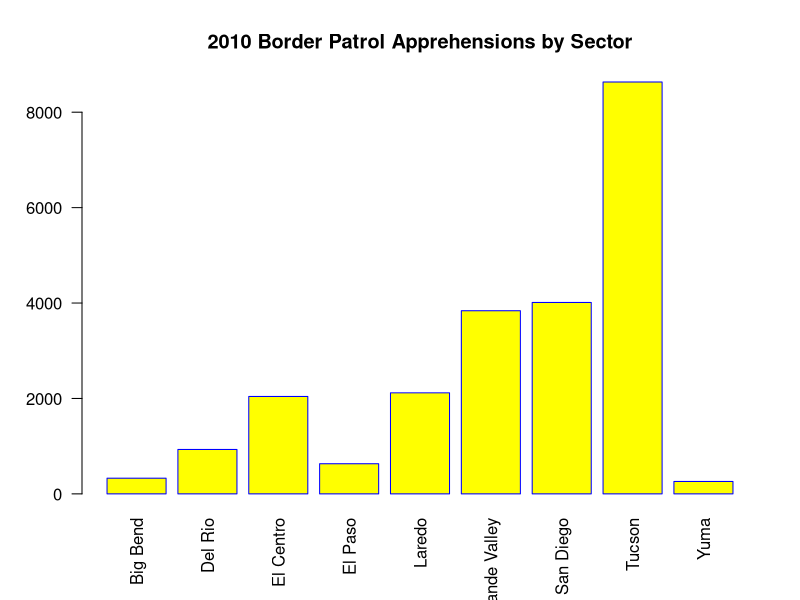
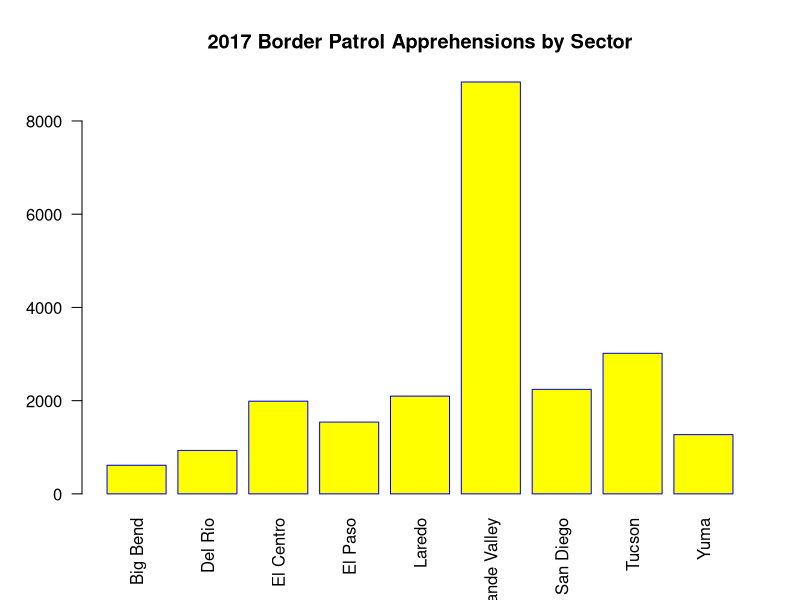
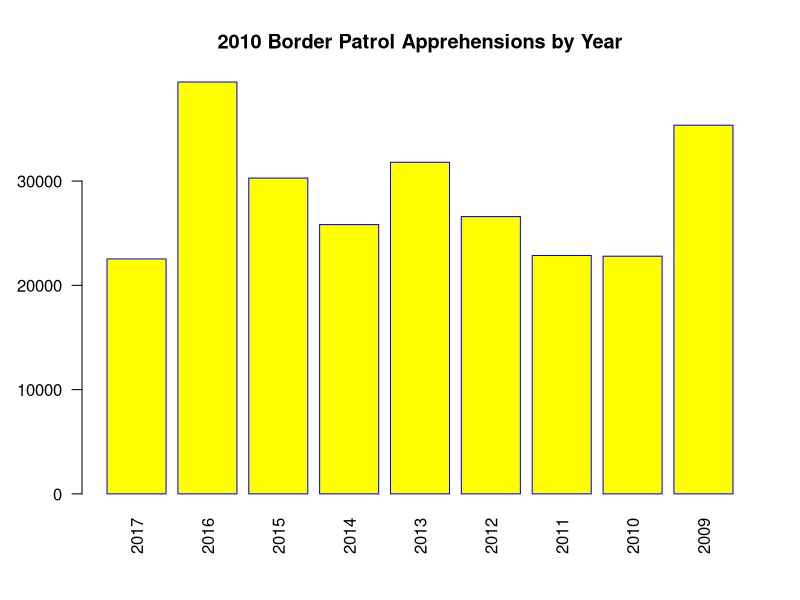
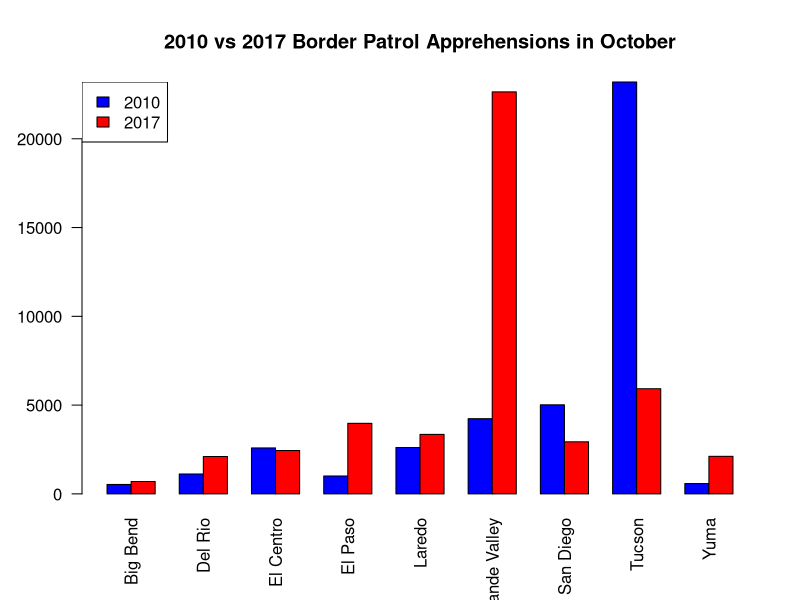
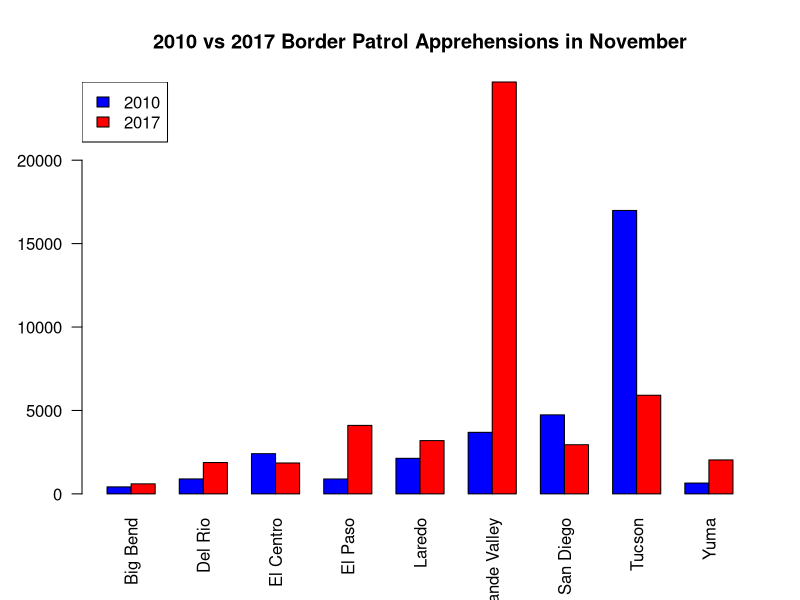
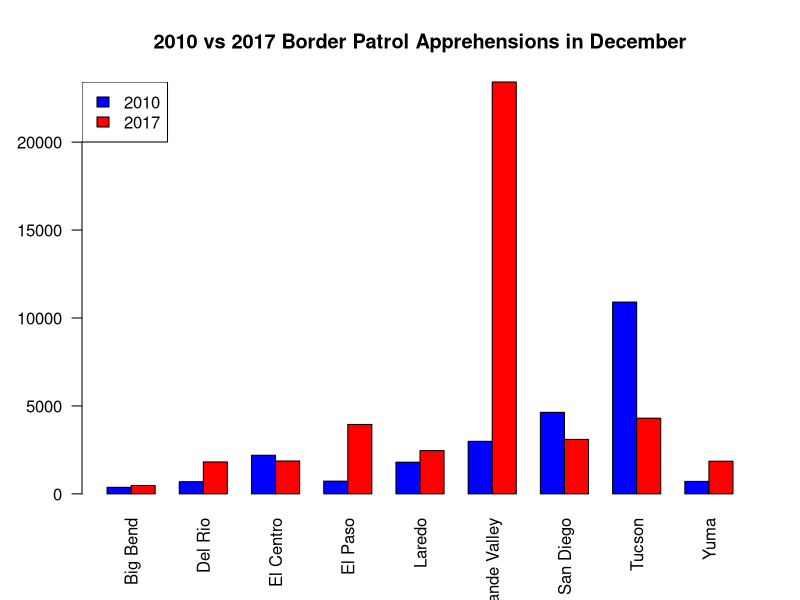
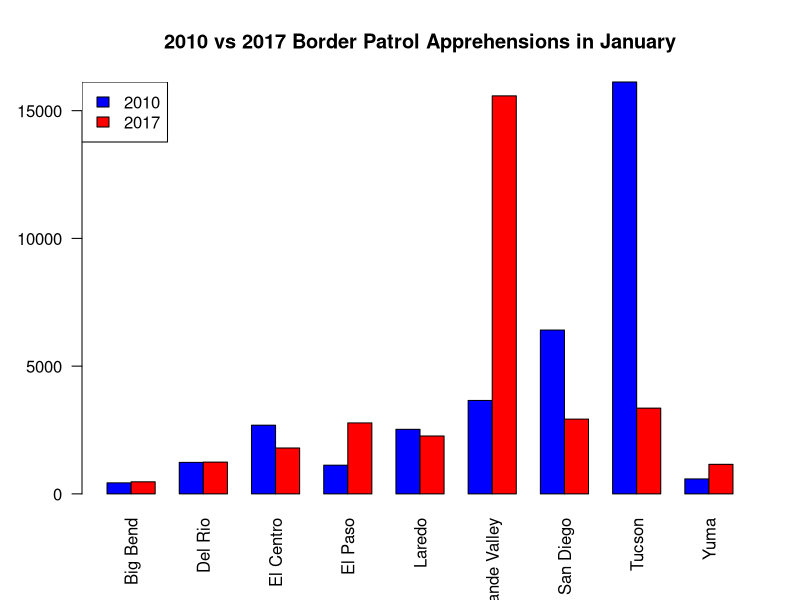
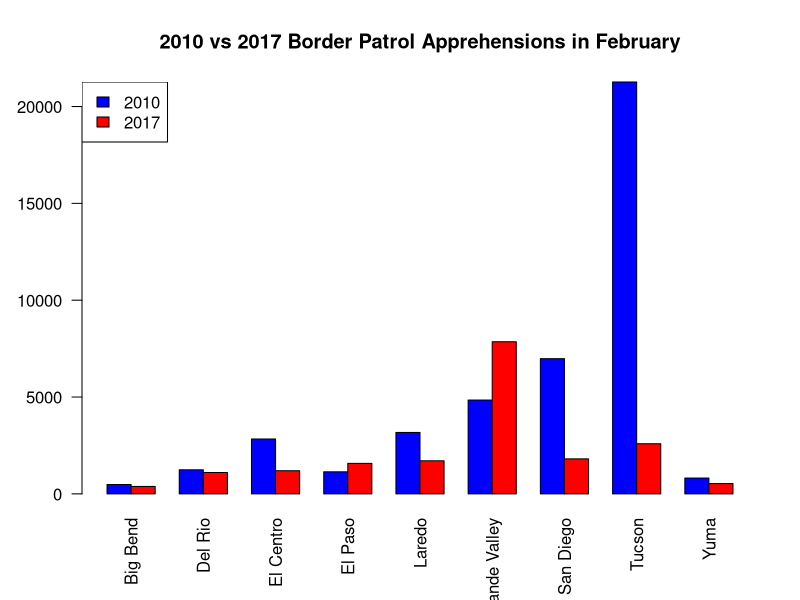

Reproduce these figures in R, in order.
## ---- chunk 1
## Reading in Data
BP2010 <- read.csv("BP Apprehensions 2010.csv", header = TRUE, stringsAsFactors = FALSE)
PB2017 <- read.csv("PB Apprehensions 2017.csv", header = TRUE, stringsAsFactors = TRUE)
PBmonthly <- read.csv("monthly_sum.csv", header = TRUE, stringsAsFactors = TRUE)
rownames(PBmonthly) <- PBmonthly[,1]

## Displaying Data By Sector
rownames(BP2010) <- BP2010[,1]
x <- barplot(BP2010[1:9,13], names.arg = rownames(BP2010)[1:9],
        las=2,
        axisnames=TRUE,
        main="2010 Border Patrol Apprehensions by Sector",
        border="blue",
        col="yellow")

rownames(PB2017) <- PB2017[,1]
barplot(PB2017[1:9,13], names.arg = rownames(PB2017)[1:9],
        las=2,
        axisnames=TRUE,
        main="2017 Border Patrol Apprehensions by Sector",
        border="blue",
        col="yellow")

##Display Data By Year
barplot(PBmonthly[1:9,13], names.arg = rownames(PBmonthly)[1:9],
        las=2,
        axisnames=TRUE,
        main="2010 Border Patrol Apprehensions by Year",
        border="blue",
        col="yellow")

## T-test for Max in 2010 (Tucson) and Max in 2017 (Rio Grande Valley)
x <- subset(BP2010, select=-c(Sector))
x <- cbind(x,rowSums(x))
x <- t(x)
y <- subset(PB2017, select=-c(Sector))
y <- cbind(y,rowSums(y))
y <- t(y)
t.test(x[,8], y[,6])

## Creates a 2 x 9 matrix from the 2010 data and 2017 for specified month
sideBySideMatrix <- function(month){
  matrix(c(BP2010[1:9,month], PB2017[1:9,month]), nrow = 2, byrow = TRUE)
}

## Creates the barplot for a given month
sideBySideBarPlot <- function(month, monthString){
  barplot(sideBySideMatrix(month), names.arg = rownames(BP2010),
          las=2,
          axisnames=TRUE,
          beside=TRUE,
          col=c("blue", "red"),
          main = paste("2010 vs 2017 Border Patrol Apprehensions in", monthString, sep=" "))
  legend("topleft", 
       c("2010", "2017"), 
       fill = c("blue", "red"))
}

## Creates the side by side bar plots for each month
sideBySideBarPlot(2, "October")
sideBySideBarPlot(3, "November")
sideBySideBarPlot(4, "December")
sideBySideBarPlot(5, "January")
sideBySideBarPlot(6, "February")
sideBySideBarPlot(7, "March")
sideBySideBarPlot(8, "April")
sideBySideBarPlot(9, "June")
sideBySideBarPlot(10, "July")
sideBySideBarPlot(11, "August")
sideBySideBarPlot(12, "September")

x1 <- data.frame(sideBySideMatrix(2))
x1 <- cbind(data.frame(matrix =c(2010, 2017), nrow = 2, byrow = TRUE), x1)
x1 <- as.factor(t(x))
y1 <- ts(rev(x), start = 1, frequency = 12)
ts.plot(y1)


x <- as.vector(t(PBmonthly))
y <- ts(rev(x), start = c(2000, 10), frequency = 12)
ts.plot(y, gpars=list(xlab="year", ylab="Apprehensions", lty=c(1:3)))
